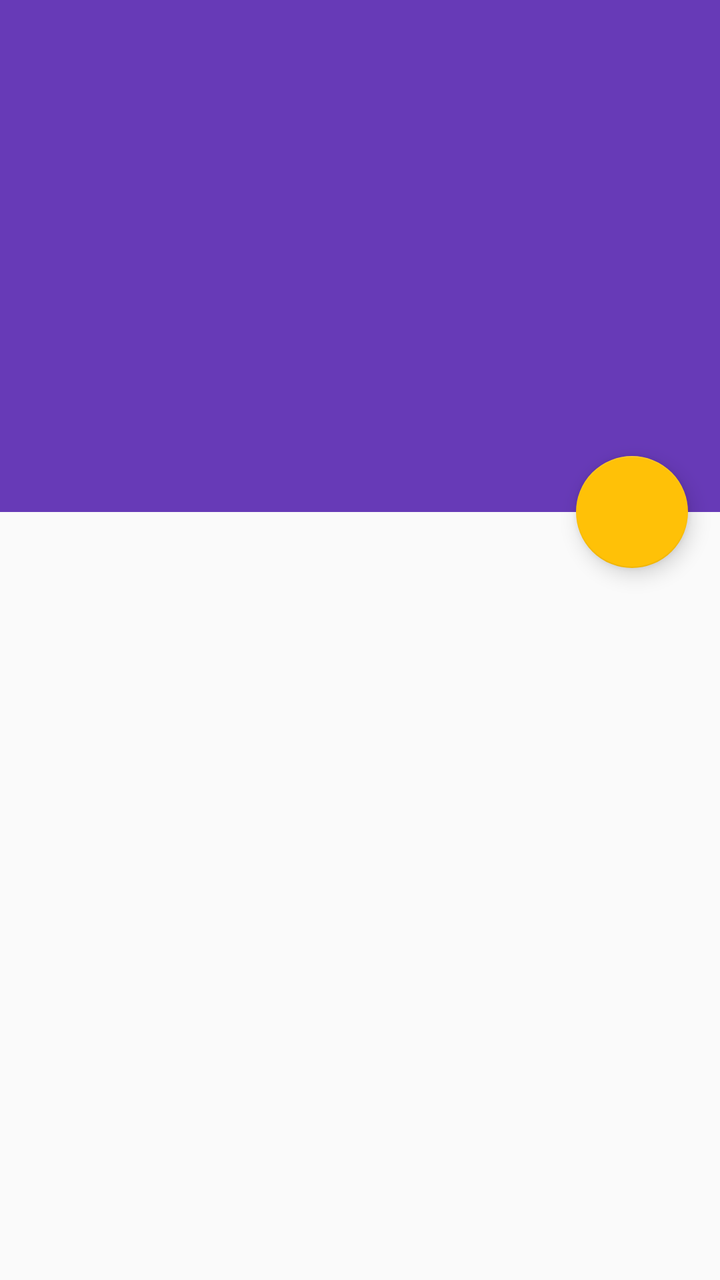
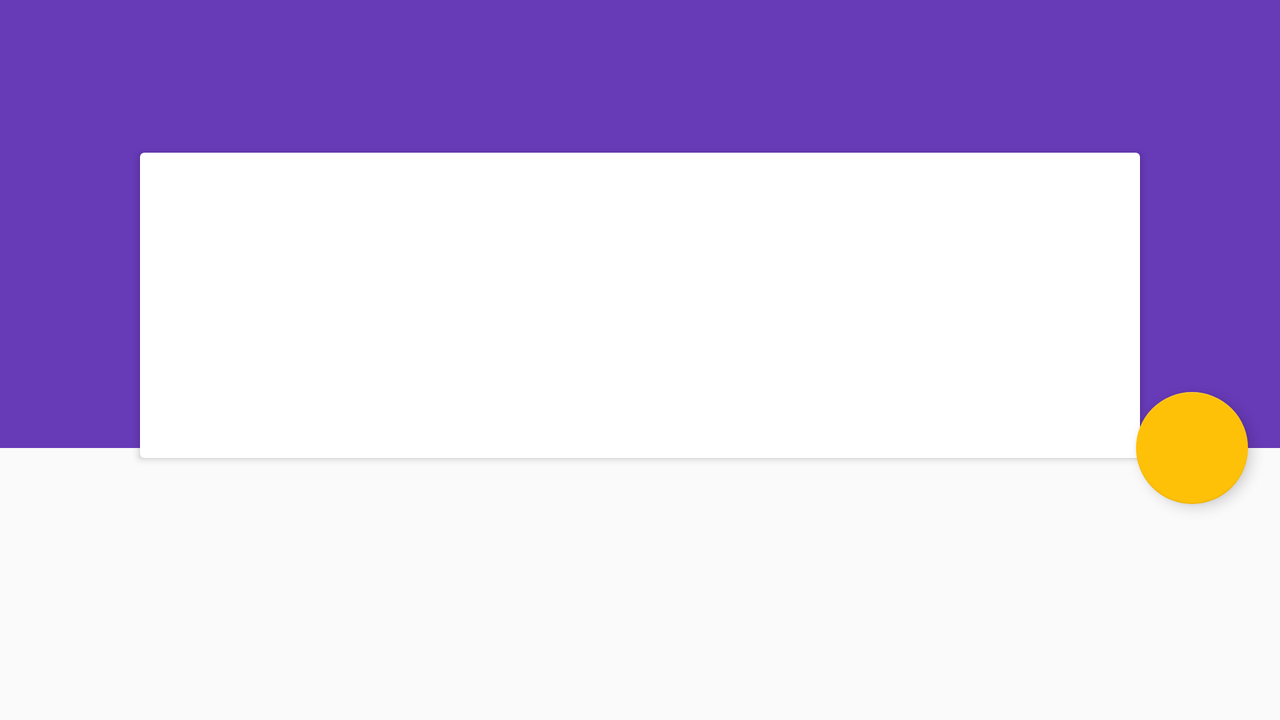

One screen, two layout resources from the same app: the default and the repository's alternative for another configuration. Each is rendered where Android would select it; the XML of both is given below.
<!-- AndroidManifest.xml: application theme Base.Theme.Bacon -->
<!-- res/layout/fragment_article_detail.xml -->
<?xml version="1.0" encoding="utf-8"?>
<android.support.design.widget.CoordinatorLayout xmlns:android="http://schemas.android.com/apk/res/android"
    xmlns:app="http://schemas.android.com/apk/res-auto"
    android:id="@+id/coordinator_layout"
    android:layout_width="match_parent"
    android:layout_height="match_parent"
    android:fitsSystemWindows="true">

    <android.support.design.widget.AppBarLayout
        android:id="@+id/app_bar"
        android:layout_width="match_parent"
        android:layout_height="@dimen/app_bar_height"
        android:fitsSystemWindows="true"
        android:theme="@style/AppTheme.AppBarOverlay">

        <android.support.design.widget.CollapsingToolbarLayout
            android:id="@+id/collapsing_toolbar"
            android:layout_width="match_parent"
            android:layout_height="match_parent"
            android:fitsSystemWindows="true"
            app:contentScrim="?attr/colorPrimary"
            app:expandedTitleMargin="@dimen/expanded_toolbar_title_margin"
            app:expandedTitleMarginBottom="@dimen/expanded_toolbar_title_margin_bottom"
            app:expandedTitleTextAppearance="@style/ExpandedTitleTextAppearance"
            app:layout_scrollFlags="scroll|exitUntilCollapsed"
            app:toolbarId="@+id/toolbar">

            <FrameLayout
                android:layout_width="match_parent"
                android:layout_height="match_parent"
                android:fitsSystemWindows="true">

                <ImageView
                    android:id="@+id/photo"
                    android:layout_width="match_parent"
                    android:layout_height="match_parent"
                    android:fitsSystemWindows="true"
                    android:scaleType="centerCrop"
                    android:transitionName="photo"
                    app:layout_collapseMode="parallax" />

                <LinearLayout
                    android:id="@+id/meta_bar"
                    android:layout_width="match_parent"
                    android:layout_height="@dimen/expanded_toolbar_height"
                    android:layout_gravity="bottom"
                    android:orientation="vertical"
                    android:paddingBottom="@dimen/detail_meta_bar_padding"
                    android:paddingLeft="@dimen/detail_meta_bar_padding"
                    android:paddingRight="@dimen/detail_meta_bar_padding"
                    android:paddingTop="@dimen/detail_meta_bar_padding">

                    <TextView
                        android:id="@+id/article_title"
                        android:layout_width="match_parent"
                        android:layout_height="wrap_content"
                        android:maxLines="1"
                        android:textAppearance="@style/TextAppearance.AppCompat.Title"
                        android:textColor="@color/text"
                        android:textStyle="bold"
                        android:visibility="invisible" />

                    <TextView
                        android:id="@+id/article_byline"
                        android:layout_width="wrap_content"
                        android:layout_height="wrap_content"
                        android:textAppearance="@style/TextAppearance.AppCompat.Small"
                        android:textColor="@color/text" />
                </LinearLayout>

            </FrameLayout>

            <android.support.v7.widget.Toolbar
                android:id="@+id/toolbar"
                android:layout_width="match_parent"
                android:layout_height="?attr/actionBarSize"
                app:layout_collapseMode="pin"
                app:popupTheme="@style/AppTheme.PopupOverlay" />

        </android.support.design.widget.CollapsingToolbarLayout>

    </android.support.design.widget.AppBarLayout>

    <android.support.v4.widget.NestedScrollView
        android:id="@+id/main_content"
        android:layout_width="match_parent"
        android:layout_height="match_parent"
        android:fitsSystemWindows="false"
        app:layout_behavior="@string/appbar_scrolling_view_behavior">

        <LinearLayout
            android:layout_width="wrap_content"
            android:layout_height="wrap_content"
            android:orientation="vertical"
            android:transitionGroup="true">

            <TextView
                android:id="@+id/article_body"
                android:layout_width="match_parent"
                android:layout_height="wrap_content"
                android:padding="@dimen/detail_body_padding"
                android:textAppearance="@style/TextAppearance.AppCompat.Medium"
                android:textColor="@color/primary_text"
                android:textColorLink="@color/accent_color" />

        </LinearLayout>


    </android.support.v4.widget.NestedScrollView>

    <android.support.design.widget.FloatingActionButton
        android:id="@+id/share_fab"
        android:layout_width="wrap_content"
        android:layout_height="wrap_content"
        android:layout_margin="@dimen/fab_margin"
        android:clickable="true"
        android:elevation="@dimen/fab_elevation"
        android:src="@drawable/ic_share"
        app:fabSize="normal"
        app:layout_anchor="@id/app_bar"
        app:layout_anchorGravity="bottom|right|end"
        app:pressedTranslationZ="@dimen/fab_press_translation_z"/>

</android.support.design.widget.CoordinatorLayout>
<!-- resources referenced by this layout -->
<resources>
  <color name="accent_color">#FFC107</color>
  <color name="primary_text">#212121</color>
  <color name="text">#FFFFFF</color>
  <dimen name="app_bar_height">256dp</dimen>
  <dimen name="detail_body_padding">16dp</dimen>
  <dimen name="detail_meta_bar_padding">16dp</dimen>
  <dimen name="expanded_toolbar_height">80dp</dimen>
  <dimen name="expanded_toolbar_title_margin">16dp</dimen>
  <dimen name="expanded_toolbar_title_margin_bottom">40dp</dimen>
  <dimen name="fab_elevation">6dp</dimen>
  <dimen name="fab_margin">16dp</dimen>
  <dimen name="fab_press_translation_z">6dp</dimen>
  <style name="AppTheme.AppBarOverlay" parent="ThemeOverlay.AppCompat.Dark.ActionBar" />
  <style name="AppTheme.PopupOverlay" parent="ThemeOverlay.AppCompat.Light" />
  <style name="ExpandedTitleTextAppearance" parent="@android:style/TextAppearance.Large">
          <item name="android:textStyle">bold</item>
      </style>
  <!-- from res/values-v21/ -->
  <style name="Base.Theme.Bacon" parent="Theme.Bacon">
      </style>
  <!-- from res/values-v21/ -->
  <style name="Theme.Bacon" parent="Theme.AppCompat.Light.NoActionBar">
          <item name="colorPrimary">@color/primary_color</item>
          <item name="colorPrimaryDark">@color/dark_primary_color</item>
          <item name="colorAccent">@color/accent_color</item>
          <item name="android:textColorPrimary">@color/primary_text</item>
          <item name="android:textColorSecondary">@color/secondary_text</item>
          <item name="android:fitsSystemWindows">true</item>
  
          <item name="android:windowContentTransitions">true</item>
  
          <item name="android:windowEnterTransition">@transition/detail_transition_enter</item>
          <item name="android:windowReturnTransition">@transition/detail_transition_exit</item>
  
      </style>
  <color name="primary_color">#673AB7</color>
  <color name="dark_primary_color">#512DA8</color>
  <color name="secondary_text">#757575</color>
</resources>
<!-- res/layout-land/fragment_article_detail.xml (the repository's variant of the layout above) -->
<!-- drawn on the phone turned sideways -->
<android.support.design.widget.CoordinatorLayout xmlns:android="http://schemas.android.com/apk/res/android"
    xmlns:app="http://schemas.android.com/apk/res-auto"
    xmlns:tools="http://schemas.android.com/tools"
    android:id="@+id/coordinator_layout"
    android:layout_width="match_parent"
    android:layout_height="match_parent"
    android:fitsSystemWindows="true">

    <android.support.design.widget.AppBarLayout
        android:id="@+id/app_bar"
        android:layout_width="match_parent"
        android:layout_height="@dimen/app_bar_height"
        android:fitsSystemWindows="true"
        android:theme="@style/AppTheme.AppBarOverlay">

        <android.support.design.widget.CollapsingToolbarLayout
            android:id="@+id/collapsing_toolbar"
            android:layout_width="match_parent"
            android:layout_height="match_parent"
            android:fitsSystemWindows="true"
            app:expandedTitleMargin="@dimen/expanded_toolbar_title_margin"
            app:expandedTitleMarginBottom="@dimen/expanded_toolbar_title_margin_bottom"
            app:expandedTitleTextAppearance="@style/ExpandedTitleTextAppearance"
            app:layout_scrollFlags="scroll|exitUntilCollapsed"
            app:toolbarId="@+id/toolbar">

            <ImageView
                android:id="@+id/photo"
                android:layout_width="match_parent"
                android:layout_height="match_parent"
                android:fitsSystemWindows="true"
                android:scaleType="centerCrop"
                tools:ignore="ContentDescription" />

            <android.support.v7.widget.Toolbar
                android:id="@+id/toolbar"
                android:layout_width="match_parent"
                android:layout_height="?attr/actionBarSize"
                app:contentInsetStart="16dp"
                app:layout_collapseMode="pin"
                app:popupTheme="@style/AppTheme.PopupOverlay">

            </android.support.v7.widget.Toolbar>

        </android.support.design.widget.CollapsingToolbarLayout>

    </android.support.design.widget.AppBarLayout>

    <android.support.v4.widget.NestedScrollView
        android:id="@+id/main_content"
        android:layout_width="match_parent"
        android:layout_height="match_parent"
        android:layout_gravity="center_horizontal"
        android:layout_marginTop="-180dp"
        android:fitsSystemWindows="true"
        app:layout_behavior="@string/appbar_scrolling_view_behavior">

        <RelativeLayout
            android:layout_width="match_parent"
            android:layout_height="wrap_content">

            <android.support.v7.widget.CardView
                android:id="@+id/card"
                android:layout_width="@dimen/card_view_max_width"
                android:layout_height="wrap_content"
                android:layout_centerHorizontal="true"
                android:layout_margin="@dimen/card_margin"
                android:clickable="true"
                android:focusable="true">

                <LinearLayout
                    android:layout_width="match_parent"
                    android:layout_height="wrap_content"
                    android:orientation="vertical">

                    <LinearLayout
                        android:id="@+id/meta_bar"
                        android:layout_width="match_parent"
                        android:layout_height="wrap_content"
                        android:layout_gravity="bottom"
                        android:orientation="vertical"
                        android:paddingBottom="16dp"
                        android:paddingLeft="16dp"
                        android:paddingRight="16dp"
                        android:paddingTop="16dp">

                        <TextView
                            android:id="@+id/article_title"
                            style="?android:attr/textAppearanceLarge"
                            android:layout_width="match_parent"
                            android:layout_height="wrap_content"
                            android:maxLines="2"
                            android:textColor="@color/secondary_text"
                            android:textStyle="bold" />

                        <TextView
                            android:id="@+id/article_byline"
                            style="?android:attr/textAppearanceSmall"
                            android:layout_width="wrap_content"
                            android:layout_height="wrap_content"
                            android:textColor="@color/secondary_text" />

                    </LinearLayout>

                    <TextView
                        android:id="@+id/article_body"
                        style="?android:attr/textAppearanceMedium"
                        android:layout_width="match_parent"
                        android:layout_height="wrap_content"
                        android:layout_marginBottom="24dp"
                        android:layout_marginLeft="16dp"
                        android:layout_marginRight="16dp"
                        android:layout_marginTop="24dp"
                        android:autoLink="web"
                        android:linksClickable="true"
                        android:textColor="@android:color/black" />

                </LinearLayout>

            </android.support.v7.widget.CardView>

        </RelativeLayout>

    </android.support.v4.widget.NestedScrollView>

    <android.support.design.widget.FloatingActionButton
        android:id="@+id/share_fab"
        android:layout_width="wrap_content"
        android:layout_height="wrap_content"
        android:layout_margin="@dimen/fab_margin"
        android:clickable="true"
        android:contentDescription="@string/action_share"
        android:src="@drawable/ic_share"
        app:elevation="4dp"
        app:layout_anchor="@id/app_bar"
        app:layout_anchorGravity="bottom|end"/>

</android.support.design.widget.CoordinatorLayout>
<!-- resources referenced by the variant -->
<!-- as the phone turned sideways resolves them -->
<resources>
  <color name="secondary_text">#757575</color>
  <!-- from res/values-land/ -->
  <dimen name="app_bar_height">224dp</dimen>
  <!-- from res/values-land/ -->
  <dimen name="card_margin">8dp</dimen>
  <!-- from res/values-land/ -->
  <dimen name="card_view_max_width">500dp</dimen>
  <dimen name="expanded_toolbar_title_margin">16dp</dimen>
  <dimen name="expanded_toolbar_title_margin_bottom">40dp</dimen>
  <dimen name="fab_margin">16dp</dimen>
  <string name="action_share">Share</string>
  <style name="AppTheme.AppBarOverlay" parent="ThemeOverlay.AppCompat.Dark.ActionBar" />
  <style name="AppTheme.PopupOverlay" parent="ThemeOverlay.AppCompat.Light" />
  <style name="ExpandedTitleTextAppearance" parent="@android:style/TextAppearance.Large">
          <item name="android:textStyle">bold</item>
      </style>
  <!-- from res/values-v21/ -->
  <style name="Base.Theme.Bacon" parent="Theme.Bacon">
      </style>
  <!-- from res/values-v21/ -->
  <style name="Theme.Bacon" parent="Theme.AppCompat.Light.NoActionBar">
          <item name="colorPrimary">@color/primary_color</item>
          <item name="colorPrimaryDark">@color/dark_primary_color</item>
          <item name="colorAccent">@color/accent_color</item>
          <item name="android:textColorPrimary">@color/primary_text</item>
          <item name="android:textColorSecondary">@color/secondary_text</item>
          <item name="android:fitsSystemWindows">true</item>
  
          <item name="android:windowContentTransitions">true</item>
  
          <item name="android:windowEnterTransition">@transition/detail_transition_enter</item>
          <item name="android:windowReturnTransition">@transition/detail_transition_exit</item>
  
      </style>
  <color name="primary_color">#673AB7</color>
  <color name="dark_primary_color">#512DA8</color>
  <color name="accent_color">#FFC107</color>
  <color name="primary_text">#212121</color>
</resources>
